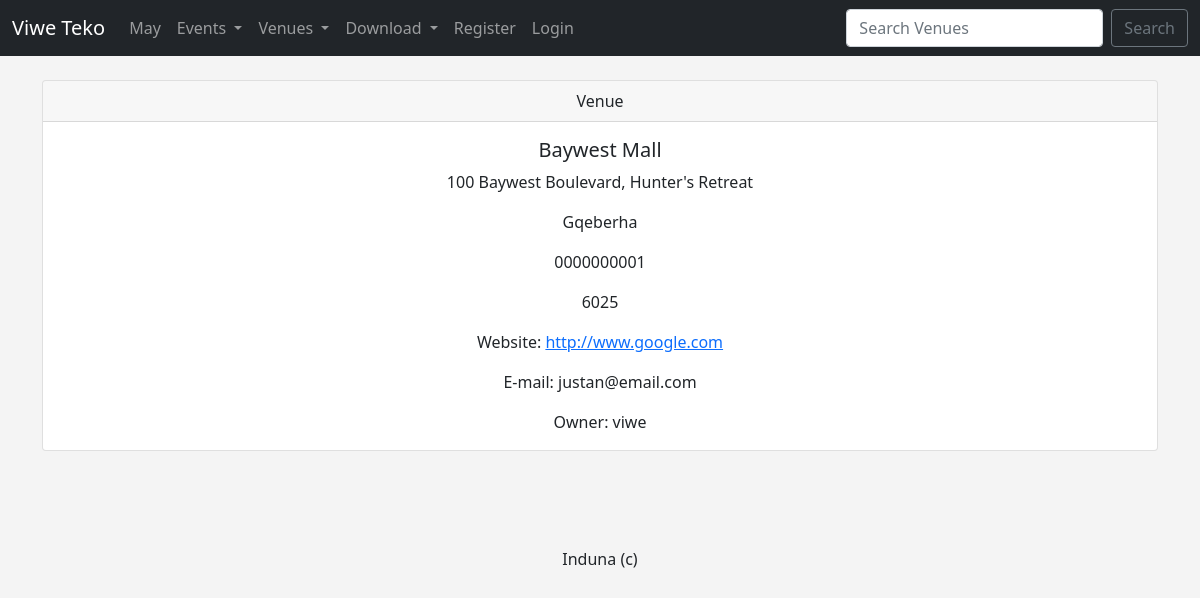
Page /show_venue/1 on the committed database.
### events/models.py (models this page shows, shortened)
class Venue(models.Model):
    name = models.CharField('Venue Name', max_length=100)
    address = models.CharField(max_length=300)
    city = models.CharField(max_length=100)
    phone = models.CharField('Phone Number', max_length=10)
    zip_code = models.CharField('Zip Code', max_length=10, blank=True)
    web = models.URLField('Website address', blank=True)
    email = models.EmailField('Email', blank=True)
    owner = models.IntegerField('Venue Owner', blank=False, default=1)
    venue_image = models.ImageField(null=True, blank=True, upload_to='images/')

### events/views.py (the view)
# urls.py: path('show_venue/<int:venue_id>', views.show_venue, name="show-venue"),
def show_venue(request, venue_id):
    venue = Venue.objects.get(pk=venue_id)
    venue_owner = User.objects.get(pk=venue.owner)
    return render(request, 'events/show_venue.html',
    {'venue': venue,
    'venue_owner': venue_owner})

### events/templates/events/show_venue.html (shortened to what this page needs)
{% extends 'events/base.html' %}
{% block content %}
<center>
    <div class='card'>
        <div class="card-header">
            Venue
        </div>
        <div class='card-body'>
            <h5 class='card-title'>{{ venue.name }}</h5>
            {% if venue.address %}
            <p class='card-text'>{{ venue.address }}</p>
            {% endif %}
            {% if venue.city %}
            <p class='card-text'>{{ venue.city }}</p>
            {% endif %}
            {% if venue.phone %}
            <p class='card-text'>{{ venue.phone }}</p>
            {% endif %}
            {% if venue.zip_code %}
            <p class='card-text'>{{ venue.zip_code }}</p>
            {% endif %}
            {% if venue.web %}
            <p>Website: <a href='{{ venue.web }}'><a href="{{ venue.web }}">{{ venue.web }}</a></p>
            {% endif %}
            {% if venue.email %}
            <p class='card-text'>E-mail: {{ venue.email }}</p>
            {% endif %}
            {% if venue.owner %}
            <p class='card-text'>Owner: {{ venue_owner }}</p>
            {% endif %}
        </div>
    </div>
<br/>
<br/><br/><br/>
Induna (c) {{ current }}
</center>
{% endblock %}

### events/templates/events/base.html (style rules this page uses)
body { background-color: #f4f4f4; }

### rows in the picture
Venue: name "Baywest Mall", address "100 Baywest Boulevard, Hunter's Retreat", city "Gqeberha", phone "0000000001", zip_code "6025", web "http://www.google.com", email "justan@email.com"

### other values in the picture
{{ venue_owner }} "viwe"
